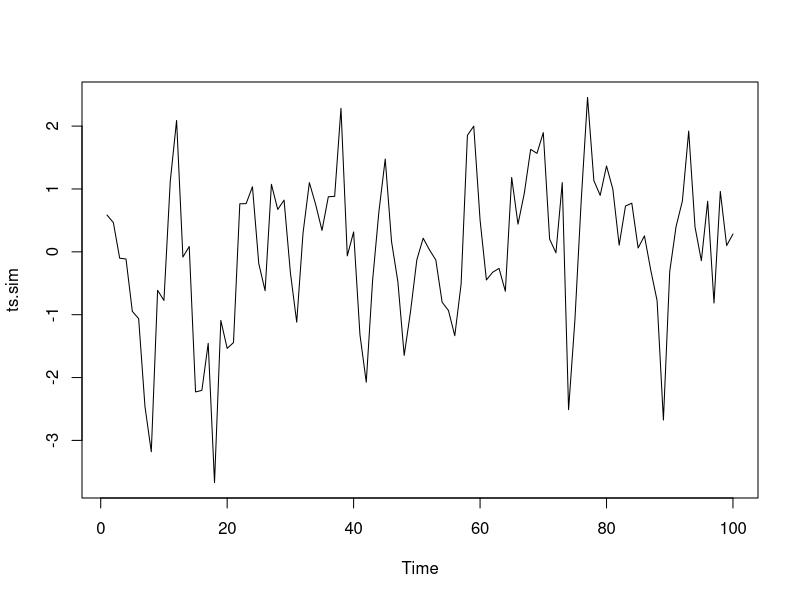

Source code (R): (Note: this script raises an error after producing the figure.)
## ---- chunk 1
knitr::opts_chunk$set(echo = FALSE, eval = FALSE, message = FALSE)
## ---- chunk 2
#making simulation


ts.sim <-arima.sim(list(order = c(1,0,0), #specifying that this is a AR1 model
                        ar = 0.5), #autocrolleation coeficient
                   n = 100) #number of observations

time.vector <- 1:100


## ---- chunk 3
#plotting data
ts.plot(ts.sim) 
## ---- chunk 4
#normally use a lm instead of gls
gls.1 <- gls(ts.sim ~ time.vector)

#anova(gls.1)

lm.1 <- lm(ts.sim ~time.vector)
anova(lm.1)
## ---- chunk 5
#diagnostic plot
par(mfrow=c(2,2))
plot(lm.1)

#acf and pacf

acf(resid(lm.1))
pacf(resid(lm.1))


## ---- chunk 6
#Using Durbin-watson to test for autocorrelation

library(lmtest)
dwtest(lm.1)

#Showung positive autocorrelation for the residuals
## ---- chunk 7

gls.1 <- gls(ts.sim ~ time.vector)
summary(gls.1)

fit1.gls <- gls(ts.sim~time.vector, corr = corAR1())
summary(fit1.gls)

#anova(gls.1, fit1.gls)

## ---- chunk 8
data("LakeHuron")
## ---- chunk 9
mod1 <- lm(LakeHuron~time(LakeHuron))
summary(mod1)

plot(mod1)
